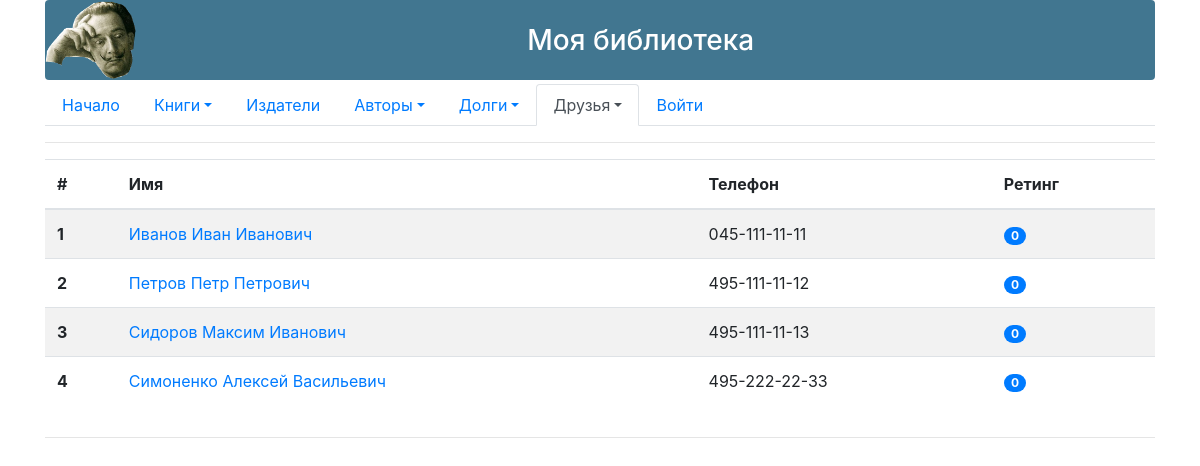
Screenshot of /friend/list with the database file from the repository.
### p_library/models.py (models this page shows, shortened)
class Friend(models.Model):
    full_name = models.TextField()
    phone = models.CharField(max_length=13)
    rating = models.SmallIntegerField(default=0)
    class Meta:
        verbose_name = "Друг"
        verbose_name_plural = "Друзья"

### p_library/views.py (the view)
# urls.py: path('friend/list',views.FriendList.as_view(), name = 'friend_list'),
class FriendList(ListView):
    model = Friend
    template_name = 'friends_list.html'

### p_library/templates/friends_list.html
{% extends 'base.html' %}
{% block nav-friends %}
    <a class="nav-link dropdown-toggle active" data-toggle="dropdown" href="#" role="button" aria-haspopup="true" aria-expanded="false">Друзья</a>
{% endblock %}
{% block content %}
    <table class="table table-striped">
        <thead>
        <tr>
            <th scope="col">#</th>
            <th scope="col">Имя</th>
            <th scope="col">Телефон</th>
            <th scope="col">Ретинг</th>
        </tr>
        </thead>
        <tbody>
        {% for friend in object_list %}
        <tr>
            <th scope="row">{{ forloop.counter }}</th>
            <td><a href="/friend/edit/{{ friend.id }}">{{friend.full_name }}</a></td>
            <td>{{ friend.phone }}</td>
            <td>
                <span class="badge badge-primary badge-pill">{{ friend.rating }}</span>
            </td>
        </tr>
        {% endfor%}
    </tbody>
</table>
{% endblock %}

### rows the page displays
Friend: full_name "Иванов Иван Иванович", phone "045-111-11-11", rating "0"
Friend: full_name "Петров Петр Петрович", phone "495-111-11-12", rating "0"
Friend: full_name "Сидоров Максим Иванович", phone "495-111-11-13", rating "0"
Friend: full_name "Симоненко Алексей Васильевич", phone "495-222-22-33", rating "0"
